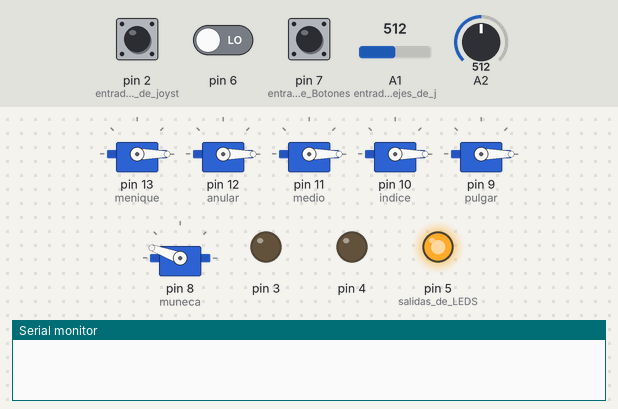
The sketch below on a simulated Arduino Uno, built with avr-gcc and run on an emulated ATmega328P. On the bench: 6 × servo, output pins drawn as LEDs (lit = HIGH), the last lines printed to the serial monitor. The inputs (shaded band) are chosen by the test bench; at power-on: pin 6 LOW, A1 (entradas_de_los_ejes_de_j) = 512, A2 = 512, pin 7 (entradas_de_Botones) LOW, pin 2 (entrada_de_boton_de_joyst) HIGH.

Above: at 1.2 s.
1.3 s: pin 6 driven HIGH
At 4.1 s:
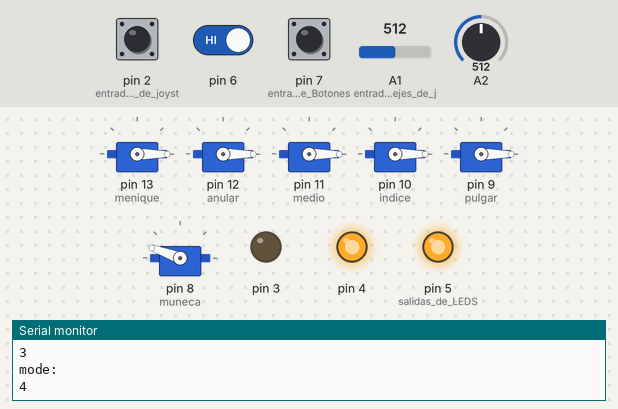
4.3 s: A1 (entradas_de_los_ejes_de_j) set to 306
At 5.0 s:
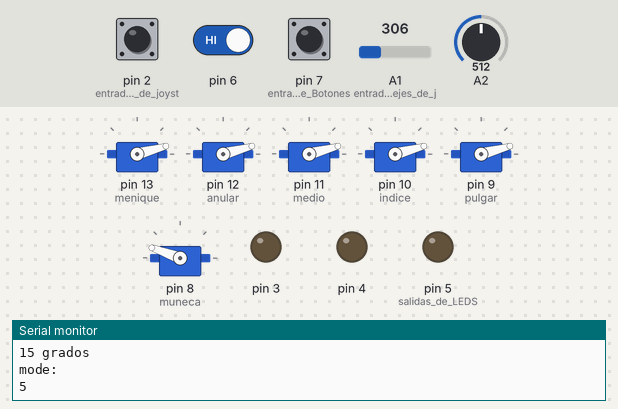
7.3 s: A2 set to 306
At 8.1 s:
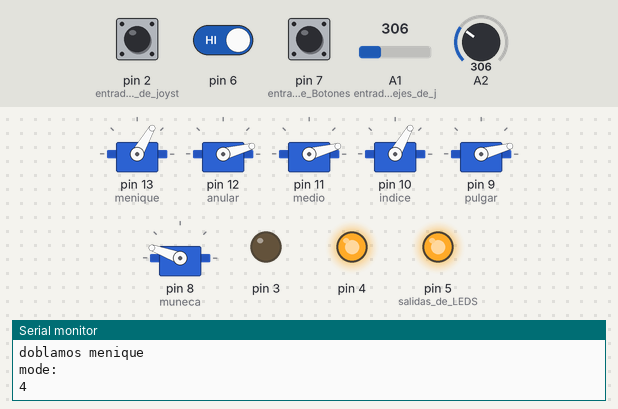
9.8 s: pin 7 (entradas_de_Botones) pulled HIGH for 1 s
At 10.7 s:
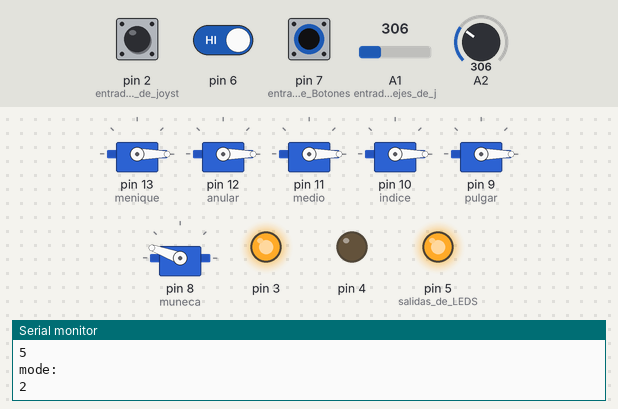
12.4 s: A1 (entradas_de_los_ejes_de_j) set to 5
At 15.3 s:
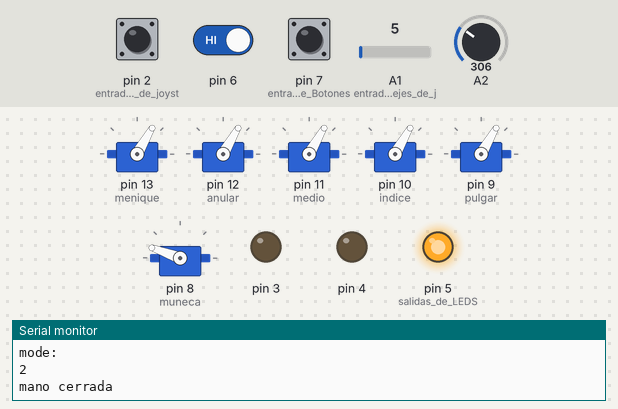
15.4 s: pin 2 (entrada_de_boton_de_joyst) pulled LOW for 1 s
Timing chart, 0 to 20.4 s (numbered marks = the images above; inputs shaded):
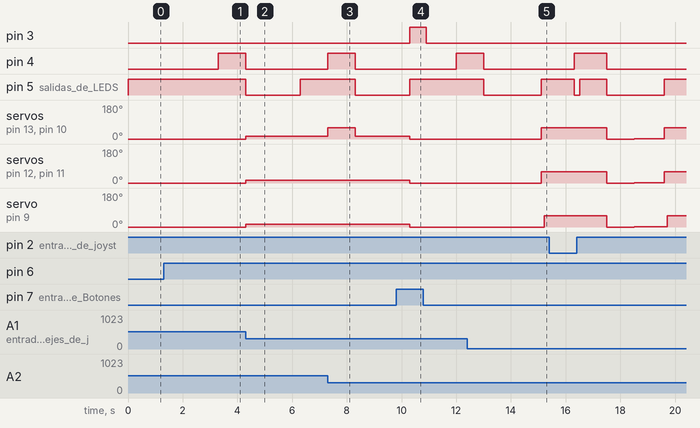

Measured:
- after the input at 1.3 s, pin 4: LOW → HIGH after 2.0 s
- after the input at 4.3 s, servo on pin 13 (menique), servo on pin 12 (anular), servo on pin 11 (medio), servo on pin 10 (indice), servo on pin 9 (pulgar): 0° → 15° at once
- after the input at 7.3 s, servo on pin 13 (menique): 15° → 60° at once, → 15° 1.0 s later
- after the input at 9.8 s, pin 3: LOW → HIGH after 0.51 s, → LOW 0.60 s later; servo on pin 13 (menique), servo on pin 12 (anular), servo on pin 11 (medio), servo on pin 10 (indice), servo on pin 9 (pulgar): 15° → 0° after 0.51 s
- after the input at 12.4 s, servo on pin 13 (menique), servo on pin 12 (anular), servo on pin 11 (medio), servo on pin 10 (indice): 0° → 60° after 2.7 s; servo on pin 9 (pulgar): 0° → 60° after 2.8 s

The sketch:

mano_lid2.ino
```cpp
#include <Servo.h>
Servo muneca;
Servo menique;
Servo anular;
Servo medio;
Servo indice;
Servo pulgar;
int m = 1;          //contador para pasar de modos
int ax;   int axtemp = 1;  int avar;
int ay;   int aytemp = 1;  int ayvar;
int meniqu = 1;
int anula = 1;
int medi = 1;
int indic = 1;
int dpul = 1;
int dind = 1;
int danu = 1;
int btn = 0;
int bpul = 0;
int pulg = 1;
int asx;
int asy;
int contm = 160;
int contd = 0;

void setup() {      //setup o valores iniciales
  Serial.begin(9600);
  menique.attach(13); //indentificar los servomotres con sus respectivos dedos
  menique.write(0); //inicializar los servos en 0
  anular.attach(12);
  anular.write(0);
  medio.attach(11);
  medio.write(0);
  indice.attach(10);
  indice.write(0);
  pulgar.attach(9);
  pulgar.write(0);
  muneca.attach(8);
  muneca.write(160);//la muñeca es el único que inicializa en 160 ya que no tiene tope y está girado
  pinMode(7, INPUT ); //entradas de Botones
  pinMode(6, INPUT );
  pinMode(5, OUTPUT ); //salidas de LEDS
  pinMode(4, OUTPUT );
  pinMode(3, OUTPUT );
  pinMode(2, INPUT_PULLUP); //entrada de boton de joystick
  pinMode(A1, INPUT ); //entradas de los ejes de joystick
  pinMode(A2, INPUT );


}

void loop() {
  //axis();
  //Serial.println(analogRead(A1));


  if (m == 1) {             //primera modalidad
    reset();
    modo();
    digitalWrite(5, HIGH);
    digitalWrite(4, LOW);

    //eje x
    if (analogRead(A2) <= 15)
    {
      muneca.write(160);
      Serial.println("muneca 1");
    }
    if (analogRead(A2) >= 1010)
    {
      muneca.write(100);
      Serial.println("muneca 2");
    }

    //eje y
    if (analogRead(A1) >= 1010)
    {
      indice.write(0);
      delay(100);
      pulgar.write(0);
      medio.write(0);
      anular.write(0);
      menique.write(0);
      Serial.println("mano abierta");
      delay(100);
    }

    if (analogRead(A1) <= 15)
    { indice.write(60);
      medio.write(60);
      anular.write(60);
      menique.write(60);
      delay(100);                    //el retraso es que el pulgar no choque con el indice
      pulgar.write(60);
      Serial.println("mano cerrada");
      delay(100);
    }
  }


  if (m == 2) {    //segunda modalidad
    reset();
    modo();
    digitalWrite(5, LOW);
    digitalWrite(4, HIGH);
    ax = analogRead(A1) / 339;  if (ax == 2)ax = 1; //Serial.print("ax =  ");Serial.println(ax);//if(ax==2)ax=1;
    avar = ax - axtemp;         //Serial.print("axtemp =  ");Serial.println(axtemp);
    ay = analogRead(A2) / 339;    if (ay == 2)ay = 1; //Serial.print("ayvar =  ");Serial.println(ayvar);
    ayvar = ay - aytemp;
    bpul = digitalRead(2);
    if (avar == -1)         //dedo indice
    { if (indic == 1)
      {
        indice.write(60);
        Serial.println("doblamos indice  ");
      }
      if (indic == 2)
      {
        indice.write(0);
      }
      indic++;
      if (indic == 3)
        indic = 1;
    }
    if (avar == 2)          //dedo anular
    { if (anula == 1)
      {
        anular.write(60);
        Serial.println("doblamos anular  ");
      }
      if (anula == 2)
      {
        anular.write(0);
      }
      anula++;
      if (anula == 3)
        anula = 1;
    }
    if (ayvar == -1)        //dedo meñique
    { if (meniqu == 1)
      {
        menique.write(60);
        Serial.println("doblamos menique  ");
      }
      if (meniqu == 2)
      {
        menique.write(0);
      }
      meniqu++;
      if (meniqu == 3)
        meniqu = 1;
    }
    if (ayvar == 2)         //dedo medio
    { if (medi == 1)
      {
        medio.write(60);
        Serial.println("doblamos medio  ");
      }
      if (medi == 2)
      {
        medio.write(0);
      }
      medi++;
      if (medi == 3)
        medi = 1;
    }
    if (bpul == 0) {
      if (pulg == 1)
      {
        pulgar.write(60);
        Serial.println("doblamos pulgar  ");
      }
      delay(100);
      if (pulg == 2)
      {
        pulgar.write(0);
      }
      delay(100);
      pulg++;
      if (pulg == 3)
        pulg = 1;
    }

    axtemp = ax;
    aytemp = ay;
    //delay(500);
  }


  if (m == 3) {     //tercera modalidad

    digitalWrite(5, HIGH);
    digitalWrite(4, HIGH);
    reset();
    modo();
    asx = analogRead(A1) / 100;
    asy = analogRead(A2) / 100;

    if (asx == 0) {
      pulgar.write(0);
      indice.write(0);
      medio.write(0);
      anular.write(0);
      menique.write(0);
      Serial.println("0 grados");

    }

    if (asx == 10 ) {
      pulgar.write(60);
      indice.write(60);
      medio.write(60);
      anular.write(60);
      menique.write(60);
      Serial.println("60 grados");

    }

    if (asx == 5 ) {
      pulgar.write(30);
      indice.write(30);
      medio.write(30);
      anular.write(30);
      menique.write(30);
      Serial.println("30 grados");

    }

    if (asx == 3 ) {
      pulgar.write(15);
      indice.write(15);
      medio.write(15);
      anular.write(15);
      menique.write(15);
      Serial.println("15 grados");

    }

    if (asx == 7 ) {
      pulgar.write(45);
      indice.write(45);
      medio.write(45);
      anular.write(45);
      menique.write(45);
      Serial.println("45 grados");

    }

  }
  //btn=digitalRead(2);
  if (m == 4) {        //cuarta modalidad

    digitalWrite(5, LOW);//luces
    digitalWrite(4, LOW);//luces reset()
    modo();
    reset();
    //eje x
    if (analogRead(A2) <= 15)
    {
      muneca.write(contm);
      delay(100);
      Serial.println("muneca 1");
      contm++;
      if (contm == 100)contm = 101;
    }
    if (analogRead(A2) >= 1010)
    {
      muneca.write(contm);
      delay(100);
      Serial.println("muneca 2");
      contm--;
      if (contm == 160)contm = 159;
    }

    //eje y
    if (analogRead(A1) >= 1010)
    {
      indice.write(contd);
      //delay(100);
      pulgar.write(contd);
      medio.write(contd);
      anular.write(contd);
      menique.write(contd);
      Serial.println("mano abierta");
      delay(100);
      contd--;
      if (contd == 0)contd = 1;
    }

    if (analogRead(A1) <= 15)
    { indice.write(contd);
      medio.write(contd);
      anular.write(contd);
      menique.write(contd);
      pulgar.write(contd);
      Serial.println("mano cerrada");
      delay(100);
      contd++;
      if (contd == 60)contd = 59;
    }
  }


  if (m == 5) { //quinta modalidad(para devolver a la primera modalidad)
    m = 1;
  }
}

void reset() {  //función reseteo

  if (digitalRead(7) == HIGH) {
    menique.write(0);
    anular.write(0);
    medio.write(0);
    indice.write(0);
    pulgar.write(0);
    muneca.write(160);
    digitalWrite(3, HIGH);
    delay(600);
    digitalWrite(3, LOW);
    delay(100);
    Serial.println("RESET");
    contm = 160;
    contd = 0;
  }
}

void modo() {                      //funcion para mostrar y cambiar el modo
  if (digitalRead(6) == HIGH) {
    m++;
    Serial.println("mode: ");
    Serial.println(m);
    delay(1000);
  }
}


void axis() {                     //funcion para mostrar los valores que se leen en los ejes del joystick
  int ax = analogRead(A1);  //reducción de los valores(para una mejor lectura)
  int ay = analogRead(A2);
  Serial.print("A1: ");
  Serial.print(ax ); Serial.print("\t ");


  Serial.print("A2:");
  Serial.println(ay);
  axtemp = ax;
  //delay(500);
}
```
